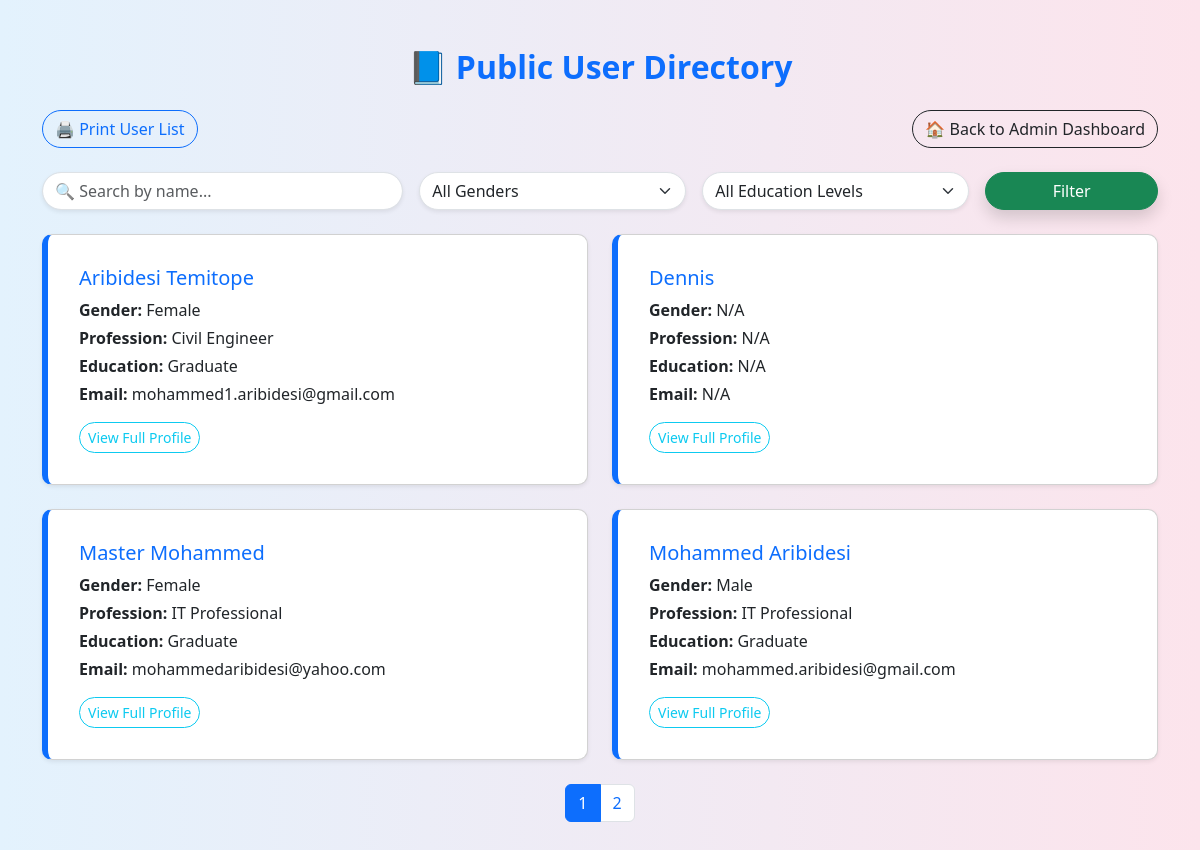
/public_users.php, run on the app's committed database.
### tables this page shows
CREATE TABLE `profiles` (
  `id` int(11) NOT NULL,
  `user_id` int(11) DEFAULT NULL,
  `age` varchar(10) DEFAULT NULL,
  `profession` varchar(100) DEFAULT NULL,
  `hobby` varchar(100) DEFAULT NULL,
  `about` text DEFAULT NULL,
  `sex` varchar(10) DEFAULT NULL,
  `education` varchar(100) DEFAULT NULL,
  `dob` date DEFAULT NULL,
  `email` varchar(100) DEFAULT NULL,
  `phone` varchar(20) DEFAULT NULL,
  `address` varchar(255) DEFAULT NULL,
  `likes` text DEFAULT NULL,
  `dislikes` text DEFAULT NULL,
  `updated_at` timestamp NULL DEFAULT NULL,
  `created_at` datetime DEFAULT current_timestamp()
);

CREATE TABLE `users` (
  `id` int(11) NOT NULL,
  `name` varchar(100) DEFAULT NULL,
  `email` varchar(100) DEFAULT NULL,
  `password` varchar(255) DEFAULT NULL,
  `is_approved` tinyint(1) DEFAULT 0,
  `is_admin` tinyint(1) DEFAULT 0,
  `created_at` timestamp NOT NULL DEFAULT current_timestamp()
);

### public_users.php (the view, shortened to what this page needs)
<?php
require 'db.php';
$search    = $_GET['search'] ?? '';
$page      = max(1, (int)($_GET['page'] ?? 1));
$perPage   = 4;
$offset    = ($page - 1) * $perPage;
$params = [];
$sql = "
  SELECT users.id, users.name, profiles.sex, profiles.profession, profiles.education, profiles.email
  FROM users
  LEFT JOIN profiles ON users.id = profiles.user_id
";
$sql .= " ORDER BY users.name LIMIT $perPage OFFSET $offset";
$stmt = $pdo->prepare($sql);
$stmt->execute($params);
$users = $stmt->fetchAll(PDO::FETCH_ASSOC);
$countSql = "
  SELECT COUNT(*) FROM users
  LEFT JOIN profiles ON users.id = profiles.user_id
";
$countStmt = $pdo->prepare($countSql);
$countStmt->execute($params);
$totalUsers = $countStmt->fetchColumn();
$totalPages = ceil($totalUsers / $perPage);
?>
<!DOCTYPE html>
<html lang="en">
<head>
  <link href="https://cdn.jsdelivr.net/npm/bootstrap@5.3.3/dist/css/bootstrap.min.css" rel="stylesheet">
</head>
<body>
  <div class="container py-5">
    <h2 class="text-center mb-4 text-primary fw-bold">📘 Public User Directory</h2>
    <div class="d-flex justify-content-between align-items-center mb-4">
      <a href="#" onclick="window.print()" class="btn btn-outline-primary">🖨️ Print User List</a>
      <a href="admin_dashboard.php" class="btn btn-outline-dark">🏠 Back to Admin Dashboard</a>
    </div>
    <form method="GET" class="row g-3 mb-4">
      <div class="col-md-4">
        <input type="text" name="search" class="form-control shadow-sm" placeholder="🔍 Search by name..." value="<?= htmlspecialchars($search) ?>">
      </div>
      <div class="col-md-3">
        <select name="gender" class="form-select shadow-sm">
          <option value="">All Genders</option>
        </select>
      </div>
      <div class="col-md-3">
        <select name="education" class="form-select shadow-sm">
          <option value="">All Education Levels</option>
        </select>
      </div>
      <div class="col-md-2">
        <button type="submit" class="btn btn-success w-100 shadow">Filter</button>
      </div>
    </form>
    <?php if (count($users) > 0): ?>
      <div class="row row-cols-1 row-cols-md-2 g-4">
        <?php foreach ($users as $user): ?>
          <div class="col">
            <div class="card card-custom shadow-sm h-100">
              <div class="card-body">
                <h5 class="card-title text-primary"><?= htmlspecialchars($user['name']) ?></h5>
                <p class="mb-1"><strong>Gender:</strong> <?= htmlspecialchars($user['sex']) ?: 'N/A' ?></p>
                <p class="mb-1"><strong>Profession:</strong> <?= htmlspecialchars($user['profession']) ?: 'N/A' ?></p>
                <p class="mb-1"><strong>Education:</strong> <?= htmlspecialchars($user['education']) ?: 'N/A' ?></p>
                <p class="mb-3"><strong>Email:</strong> <?= htmlspecialchars($user['email']) ?: 'N/A' ?></p>
                <a href="view_user.php?id=<?= $user['id'] ?>" class="btn btn-outline-info btn-sm">View Full Profile</a>
              </div>
            </div>
          </div>
        <?php endforeach; ?>
      </div>
      <?php if ($totalPages > 1): ?>
        <nav class="mt-4">
          <ul class="pagination justify-content-center">
            <?php for ($i = 1; $i <= $totalPages; $i++): ?>
              <li class="page-item <?= $i == $page ? 'active' : '' ?>">
                <a class="page-link" href="?<?= http_build_query(array_merge($_GET, ['page' => $i])) ?>">
                  <?= $i ?>
                </a>
              </li>
            <?php endfor; ?>
          </ul>
        </nav>
      <?php endif; ?>
    <?php else: ?>
      <div class="alert alert-info text-center">No users found.</div>
    <?php endif; ?>
  </div>
</body>
</html>

### public_users.php (style rules this page uses)
body { background: linear-gradient(to right, #e3f2fd, #fce4ec); }
.card-custom { background: #ffffff; border-left: 6px solid #0d6efd; border-radius: 10px; padding: 15px; transition: transform 0.2s ease-in-out; }
.form-select, .form-control { border-radius: 30px; }
.btn { border-radius: 30px; }

### data on the page
profiles: user.name "Aribidesi Temitope", sex "Female", profession "Civil Engineer", education "Graduate", email "mohammed1.aribidesi@gmail.com"
users: name "Dennis", sex "N/A", profession "N/A", education "N/A", email "N/A"
profiles: user.name "Master Mohammed", sex "Female", profession "IT Professional", education "Graduate", email "mohammedaribidesi@yahoo.com"
profiles: user.name "Mohammed Aribidesi", sex "Male", profession "IT Professional", education "Graduate", email "mohammed.aribidesi@gmail.com"
